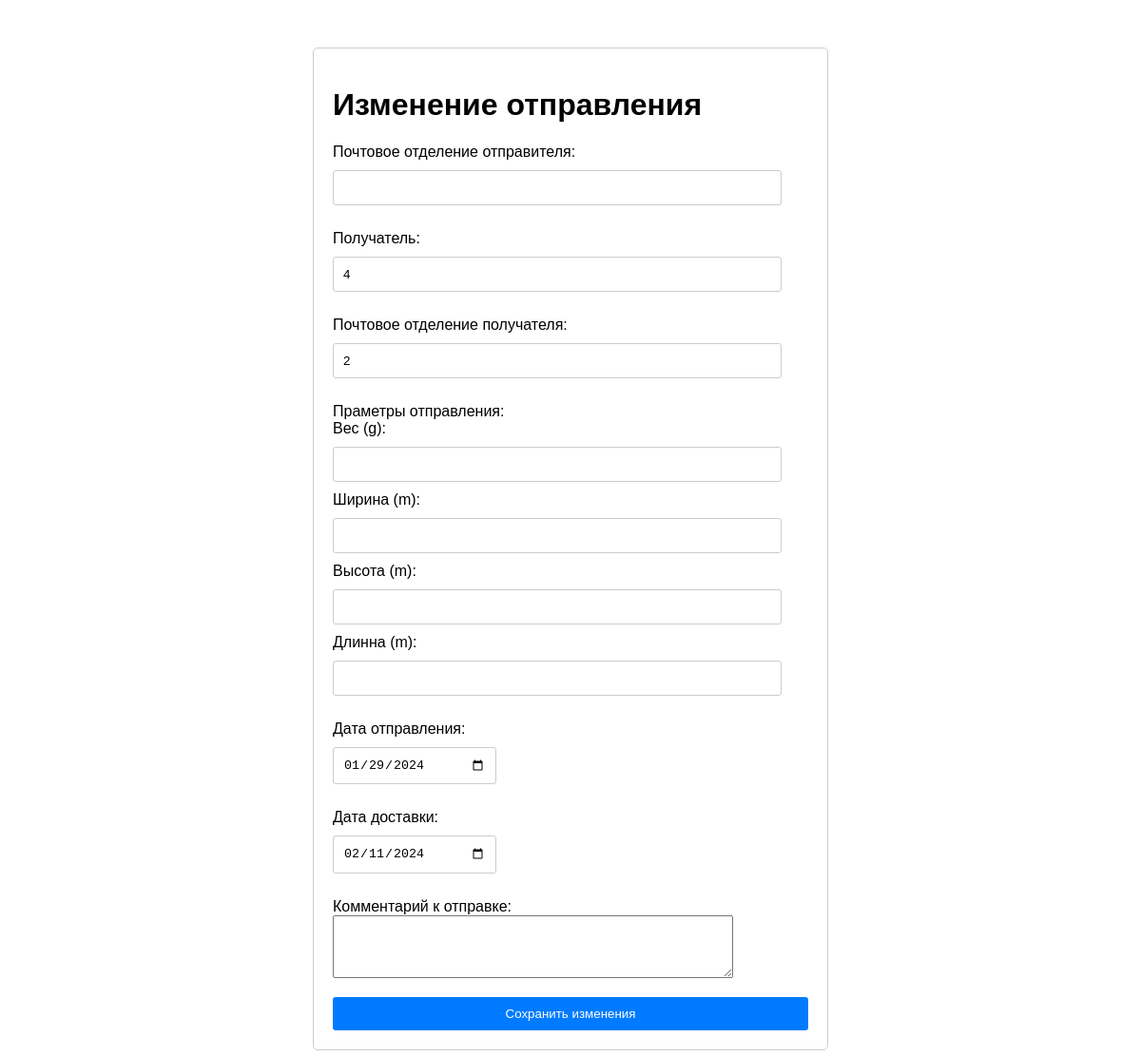
/web_worker/edit_message.php?idMessage=19, run on the app's committed database.
### tables this page shows
CREATE TABLE `message` (
  `idMessage` int NOT NULL,
  `sender` int NOT NULL,
  `recipient` int DEFAULT NULL,
  `senders_post_office` int NOT NULL,
  `recipients_post_office` int NOT NULL,
  `type_of_message` int NOT NULL,
  `status` int NOT NULL,
  `date_of_dispatch` date NOT NULL,
  `date_of_receipt` date NOT NULL,
  `Comment` varchar(45) DEFAULT NULL,
  `locked` int NOT NULL DEFAULT '0'
);

### web_worker/edit_message.php (the view, shortened to what this page needs)
<!DOCTYPE html>
<html>
<head>
    <link rel="stylesheet" href="StyleSheet1.css" />
</head>
<body>
    <div class="form-container">
        <h1>Изменение отправления</h1>
        <form action="saveChangemessage.php" method="post">
                <?php
                include("bd.php");
                ?>
            <?php
            $idWorker = $_SESSION['idWorker'];
            $sql = "SELECT name FROM post_office WHERE idPost_office = (SELECT post_office_work FROM worker WHERE idWorker = '$idWorker')";
            $result = mysqli_query($dblink, $sql);
            if ($result) {
                $myrow = mysqli_fetch_assoc($result);
            } else
                echo "Ошибка";
            $senderPostOffice = $myrow['name'];
            ?>
            <?php
            $idMessage = $_GET['idMessage'];
            $sql = "SELECT recipient, recipients_post_office, date_of_dispatch, date_of_receipt, Comment FROM message WHERE idMessage = $idMessage";
            $result = mysqli_query($dblink, $sql);
            if ($result->num_rows > 0) {
                $row = $result->fetch_assoc();
            ?>
            <p>
                <label>
                    Почтовое отделение отправителя:<br />
                </label>
                <input list="posts" type="text" name="senderpostoffice" value="<?php echo $senderPostOffice; ?>" id="senderpostoffice_input" onchange="checkSenderpostoffice()" />
            </p>
            <p>
                <label>
                    Получатель:<br />
                </label>
                <input list="users" type="text" name="recipient" required value="<?php echo $row['recipient']; ?>" />
            </p>
            <p>
                <label>
                    Почтовое отделение получателя:<br />
                </label>
                <input list="posts" type="text" name="recipientpostoffice" id="recipientpostoffice_input" onchange="checkRecipientpostoffice()" required value="<?php echo $row['recipients_post_office']; ?>"/>
            </p>
            <p>
                <label>
                    Праметры отправления:<br />
                </label>
                Вес (g): <input type="number" name="weightg" step="0.1" />
                <br />
                Ширина (m): <input type="number" name="widthm" step="0.01" />
                <br />
                Высота (m): <input type="number" name="heightm" step="0.001" />
                <br />
                Длинна (m): <input type="number" name="lengthm" step="0.01" />
                <br />
            </p>
            <p>
                <label>
                    Дата отправления:<br />
                </label>
                <input type="date" name="date_of_dispatch" value="<?php echo $row['date_of_dispatch']; ?>" />
            </p>
            <p>
                <label>
                    Дата доставки:<br />
                </label>
                <input type="date" name="date_of_receipt" value="<?php echo $row['date_of_receipt']; ?>"/>
            </p>
            <p>
                <label>
                    Комментарий к отправке:<br />
                </label>
                <textarea name="comment" rows="4" cols="50">
                    <?php echo $row['Comment']; ?>
                </textarea>
            </p>
                  <?php
            }
            ?>
            <input type="submit" value="Сохранить изменения" id="submitButton" />
        </form>
    </div>
</body>
</html>

### web_worker/StyleSheet1.css (style rules this page uses)
.form-container { max-width: 500px; margin: 50px auto; padding: 20px; border: 1px solid #ccc; border-radius: 5px; }
input[type="number"], input[type="password"], input[type="text"] { width: 90%; padding: 10px; margin: 10px 0; border: 1px solid #ccc; border-radius: 3px; }
input[type="date"] { width: 30%; padding: 10px; margin: 10px 0; border: 1px solid #ccc; border-radius: 3px; }
input[type="submit"] { width: 100%; padding: 10px; background-color: #007bff; color: white; border: none; border-radius: 3px; cursor: pointer; }

### data on the page
message: recipient "4", recipientpostoffice "2", date_of_dispatch "01/29/2024", date_of_receipt "02/11/2024"
